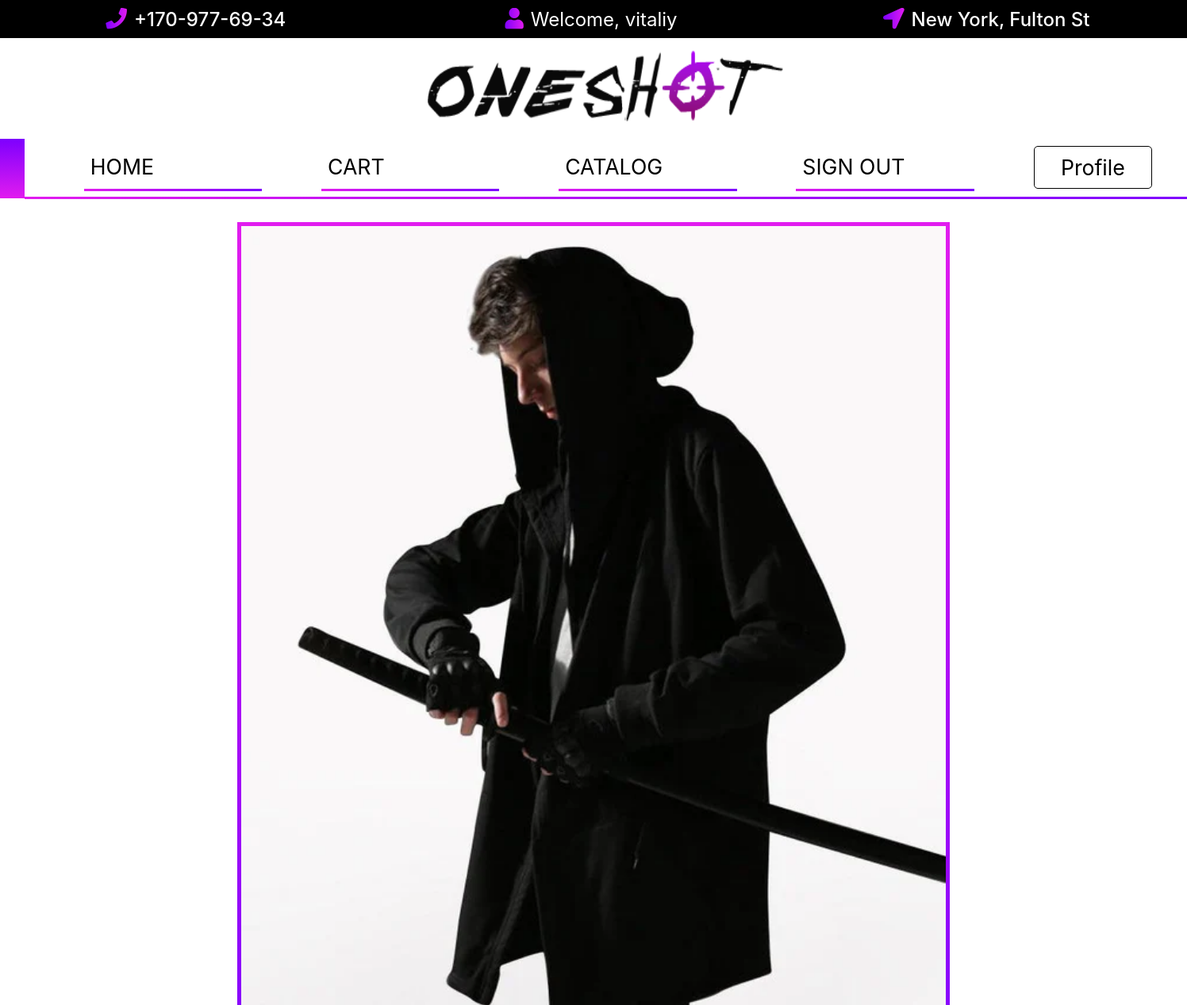
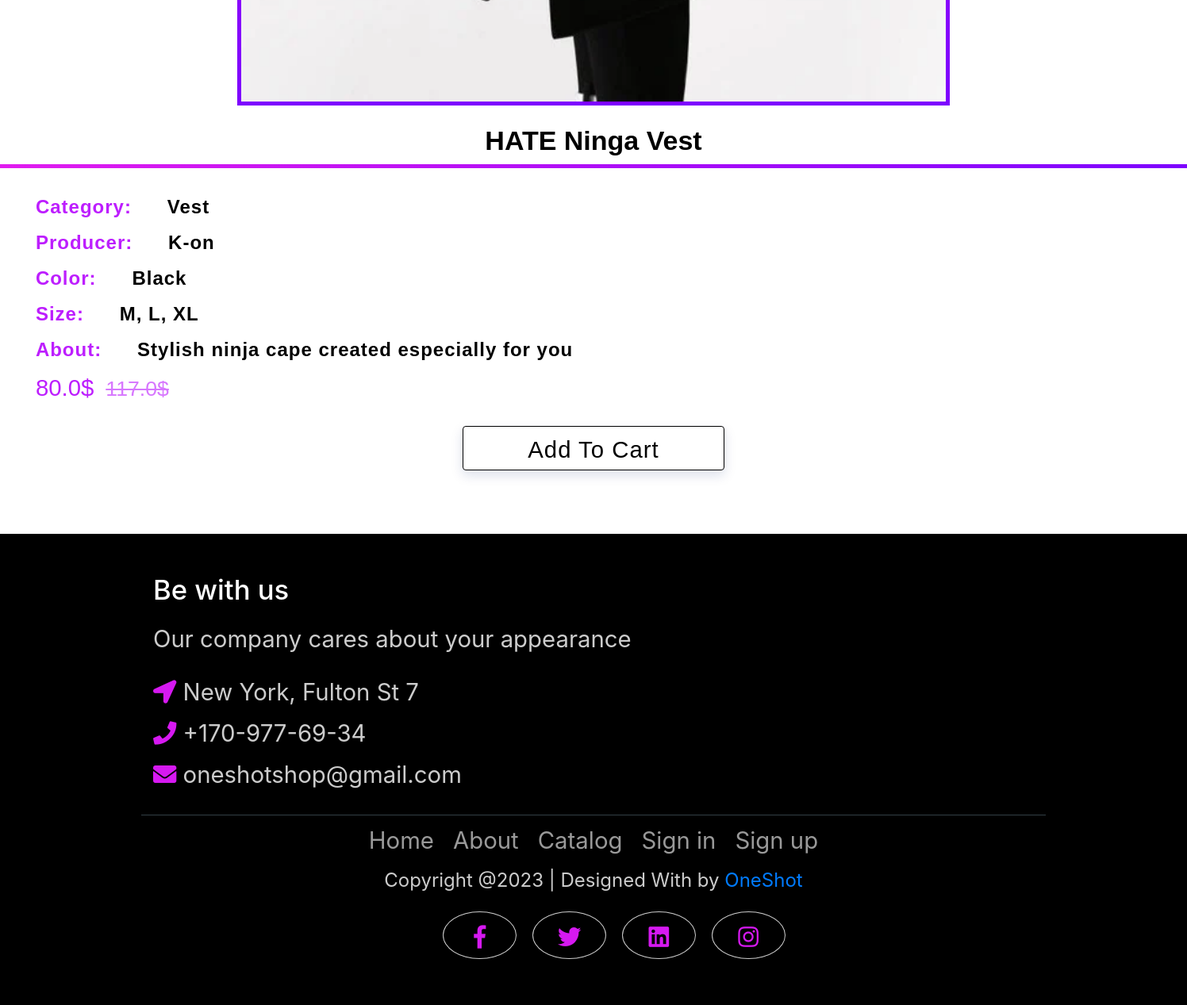
Screenshot of /catalog/detail/2 (signed in) with the database file from the repository (2 pictures, top to bottom).
### catalog/models.py (models this page shows, shortened)
class Product(models.Model):
    name = models.CharField(max_length=100)
    about = models.TextField(max_length=500)
    color = models.TextField(max_length=500, default="None")
    size = models.TextField(max_length=500, default='None')
    category = models.ForeignKey(Category, on_delete=models.CASCADE)          # Встановлюємо зв'язок між класами
    producer = models.ForeignKey(Producer, on_delete=models.CASCADE)          # Товар - Виробник - Категорія
    photo = models.FileField(upload_to='products/')
    price = models.FloatField()
    sort_by = models.CharField(max_length=100, default='None')

class Category(models.Model):
    name = models.CharField(max_length=100, unique=True)
    def __str__(self) -> str:
        return str(self.name)

class Producer(models.Model):
    name = models.CharField(max_length=100, unique=True)
    def __str__(self) -> str:
        return str(self.name)

### catalog/views.py (the view)
# urls.py: re_path(r'^detail/(?P<product_id>[0-9]+)$', detail),
def detail(request, product_id):
    transit_data = dict()
    transit_data['user_orders']: Order.objects.filter(user_id=request.user.id)
    all_orders = Order.objects.filter(user_id=request.user.id)
    transit_data['user_orders'] = all_orders
    transit_data['user_orders']: Order.objects.filter(user_id=request.user.id)
    target_product = Product.objects.get(id=product_id)
    target_product_double_price = target_product.price + 37.0
    if request.method == 'GET':
        transit_data['target_product'] = target_product
        transit_data['target_product_double_price'] = target_product_double_price
        return render(request, 'catalog/detail.html', context=transit_data)
    elif request.method == 'POST':
        return redirect('/catalog/index')

### templates/catalog/detail.html (shortened to what this page needs)
{% extends '_layouts/base.html' %}
{% load static %}
{% block detail %}
<div class="detail parent-div-add-btn">
	<div class="detail-in detail-in-left">
		<img src="/media/{{target_product.photo}}" class="detail_photo">
	</div>
	<div class="detail-in detail-in-right">
				<h2 class="h2-detail product-detail-name">{{target_product.name}}</h2>
				<div class="border-gradient"></div>
				<h1 class="title-up inline-1" style="color: #BD1EFE;">Category: </h1><p class="title-up inline-1">{{target_product.category}}</p><br>
				<h1 class="title-up inline-2" style="color: #BD1EFE;">Producer: </h1><p class="title-up inline-2">{{target_product.producer}}</p><br>
				<h1 class="title-up inline-3" style="color: #BD1EFE;">Color: </h1><p class="title-up inline-3">{{target_product.color}}</p><br>
				<h1 class="title-up inline-4" style="color: #BD1EFE;">Size: </h1><p class="title-up inline-4">{{target_product.size}}</p><br>
				<h1 class="title-up inline-5" style="color: #BD1EFE;">About: </h1><p class="title-up inline-5">{{target_product.about}}</p><br>
	      		<h4 class="h4-detail" style="color:#BD1EFE">{{target_product.price}}$<span>{{target_product_double_price}}$</span></h4>
		<a href="#" class="btn-detail add-to-cart-btn">Add To Cart</a>
	</div>
</div>
{% endblock detail %}

### templates/_fragments/header.html (shortened to what this page needs)
{% load static %}
<div class="header">
    <div class="header_container_1">
        <div class="header_container_2">
            <i class="fa fa-phone header_icon icon-text-header" aria-hidden="true"></i>
            <h1 class="header_h1 icon-text-header"> +170-977-69-34</h1>
        </div>
        <div class="header_container_2">
            {% if not user.is_authenticated %}
                 <i class="fa fa-user header_icon icon-text-header" aria-hidden="true" ></i>
                 <a href="/accounts/sign_in" class="header_h1"> Status - Guest </a>
            {% else %}
                <i class="fa fa-user header_icon icon-text-header" aria-hidden="true" ></i>
                <a href="/accounts/profile" class="header_h1 icon-text-header"> Welcome, {{ user.username }}</a>
            {% endif %}
        </div>
        <div class="header_container_2">
            <i class="fa fa-location-arrow header_icon icon-text-header" aria-hidden="true"></i>
            <h1 class="header_h1 icon-text-header"> New York, Fulton St</h1>
        </div>
    </div>
</div>
<div class="container">
  <div class="logo element-animation">
     <img id='logo' src="{% static 'img/NewLogo.png' %}" alt="">
  </div>
</div>
<nav class="navbar navbar-expand-lg navbar-light">
  <div class="container-fluid">
    <div class="collapse navbar-collapse" id="navbarSupportedContent">
      <ul class="navbar-nav me-auto mb-2 mb-lg-0">
        <li class="nav-item">
          <a class="nav-link active" aria-current="page" href="/">Home</a>
        </li>
        {% if user.is_authenticated %}
        <li class="nav-item">
          <a class="nav-link active" aria-current="page" href="/orders/">Cart</a>
        </li>
        {% endif %}
        <li class="nav-item">
          <a class="nav-link" href="/catalog">Catalog</a>
        </li>
    {% if not user.is_authenticated %}
        <li class="nav-item">
          <a class="nav-link" href="/accounts/sign_up" tabindex="-1" aria-disabled="true">SIGN UP</a>
        </li>
    {% else %}
        <li class="nav-item">
          <a class="nav-link" href="/accounts/sign_out" tabindex="-1" aria-disabled="true">SIGN OUT</a>
        </li>
    {% endif %}
      </ul>
<div style="margin-right:4vw;">
    {% if not user.is_authenticated %}
        <a href="/accounts/sign_in">
            <button type="button" class="btn btn-info sign-in-profile-btn">
                Sign In
            </button>
        </a>
    {% else %}
        <button type="button" class="btn btn-info sign-in-profile-btn">
            Profile
        </button>
    {% endif %}
</div>
    </div>
  </div>
</nav>

### rows the page displays
Product: photo (picture), name "HATE Ninga Vest", category "Vest", producer "K-on", color "Black", size "M, L, XL", about "Stylish ninja cape created especially for you", price "80.0"

### other values shown
{{ user.username }} "vitaliy"
{{ target_product_double_price }} "117.0"
